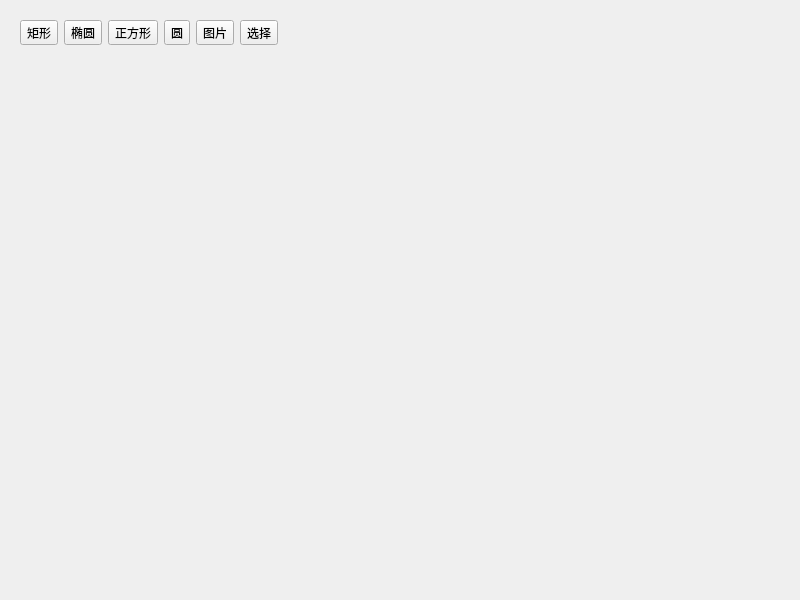
<?xml version="1.0" encoding="UTF-8"?>
<ui version="4.0">
 <class>SFMGraphicsDialog</class>
 <widget class="QDialog" name="SFMGraphicsDialog">
  <property name="geometry">
   <rect>
    <x>0</x>
    <y>0</y>
    <width>800</width>
    <height>600</height>
   </rect>
  </property>
  <property name="windowTitle">
   <string>SFMGraphicsDialog</string>
  </property>
  <layout class="QGridLayout" name="gridLayout">
   <item row="0" column="0">
    <widget class="QWidget" name="widget_toolbar" native="true">
     <layout class="QHBoxLayout" name="horizontalLayout">
      <item>
       <widget class="QToolButton" name="toolButton_rect">
        <property name="text">
         <string>矩形</string>
        </property>
        <property name="checkable">
         <bool>true</bool>
        </property>
       </widget>
      </item>
      <item>
       <widget class="QToolButton" name="toolButton_ellipse">
        <property name="text">
         <string>椭圆</string>
        </property>
        <property name="checkable">
         <bool>true</bool>
        </property>
       </widget>
      </item>
      <item>
       <widget class="QToolButton" name="toolButton_square">
        <property name="text">
         <string>正方形</string>
        </property>
        <property name="checkable">
         <bool>true</bool>
        </property>
       </widget>
      </item>
      <item>
       <widget class="QToolButton" name="toolButton_round">
        <property name="text">
         <string>圆</string>
        </property>
        <property name="checkable">
         <bool>true</bool>
        </property>
       </widget>
      </item>
      <item>
       <widget class="QToolButton" name="toolButton_pixmap">
        <property name="text">
         <string>图片</string>
        </property>
       </widget>
      </item>
      <item>
       <widget class="QToolButton" name="toolButton_select">
        <property name="text">
         <string>选择</string>
        </property>
        <property name="checkable">
         <bool>true</bool>
        </property>
       </widget>
      </item>
      <item>
       <spacer name="horizontalSpacer">
        <property name="orientation">
         <enum>Qt::Horizontal</enum>
        </property>
        <property name="sizeHint" stdset="0">
         <size>
          <width>40</width>
          <height>20</height>
         </size>
        </property>
       </spacer>
      </item>
     </layout>
    </widget>
   </item>
   <item row="1" column="0">
    <widget class="QWidget" name="widget_view" native="true">
     <property name="sizePolicy">
      <sizepolicy hsizetype="Expanding" vsizetype="Expanding">
       <horstretch>0</horstretch>
       <verstretch>0</verstretch>
      </sizepolicy>
     </property>
    </widget>
   </item>
  </layout>
 </widget>
 <resources/>
 <connections/>
</ui>
